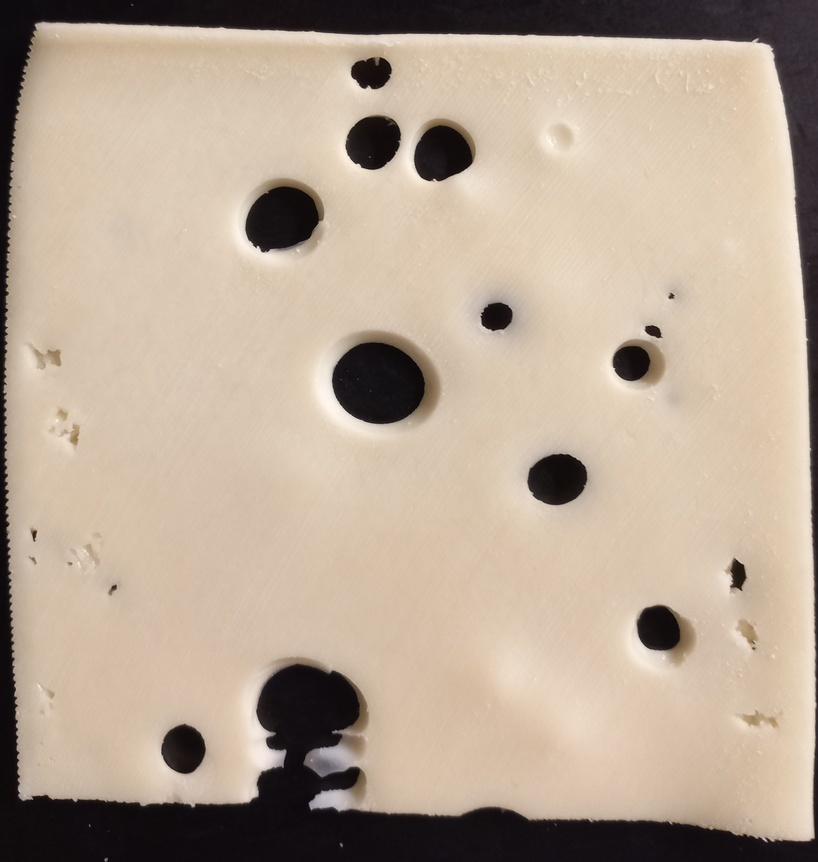
#> input picture 20221115_022257.jpg, 818 x 862 px, shrunk from 2703 x 2849 before the run
$ jupyter execute --allow-errors Untitled.ipynb
#> lines starting #> are read from the running program, lines starting #| are printed output that depends on the picture
[cell 1]
import numpy as np
import cv2 as cv
from matplotlib import pyplot as plt

from __future__ import print_function
import argparse

max_lowThreshold = 100
window_name = 'Edge Map'
title_trackbar = 'Min Threshold:'
ratio = 3
kernel_size = 3

[cell 2]
img = cv.imread('20221115_022257.jpg',0)
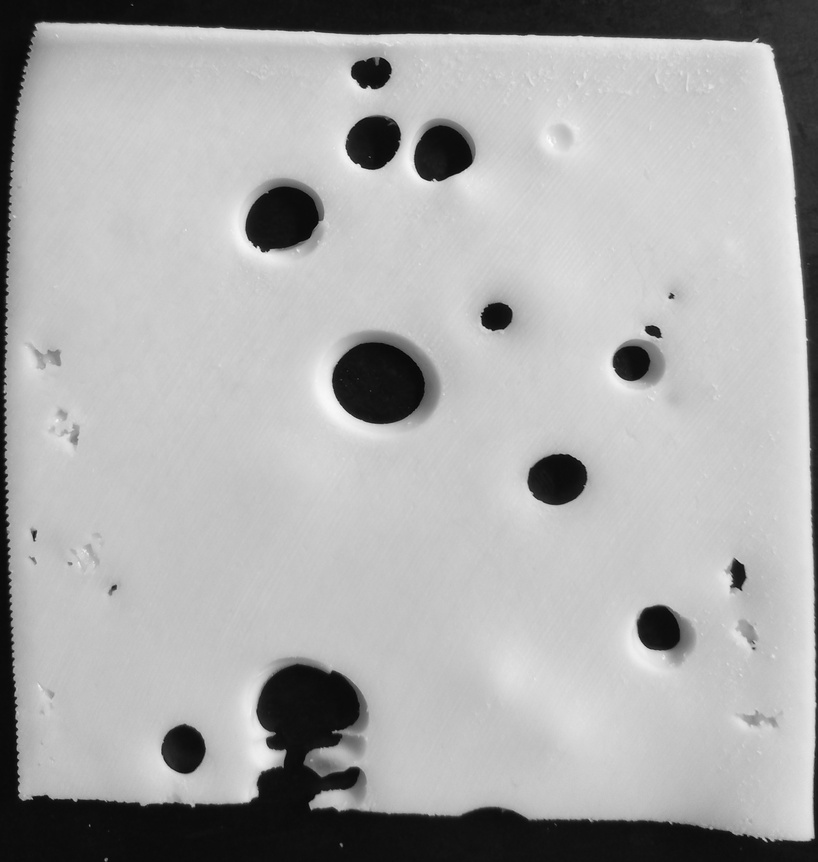
#> img: shape (862, 818); min 2, max 254, mean 169.8
edges = cv.Canny(img,10,70,10)
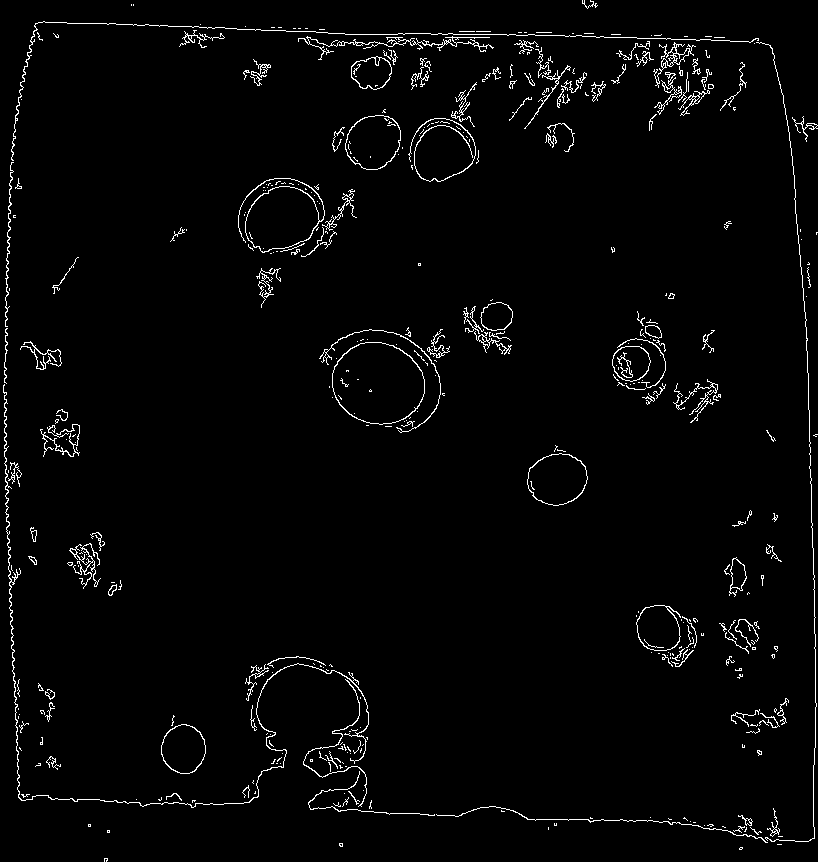
#> edges: shape (862, 818); 2.4% white in thin lines or dots

[cell 3]
plt.figure(figsize=(10, 10))
plt.subplot(121),plt.imshow(img,cmap = 'gray')
plt.title('Original Image'), plt.xticks([]), plt.yticks([])
plt.subplot(122),plt.imshow(edges,cmap = 'gray')
plt.title('Edge Image'), plt.xticks([]), plt.yticks([])
plt.show()
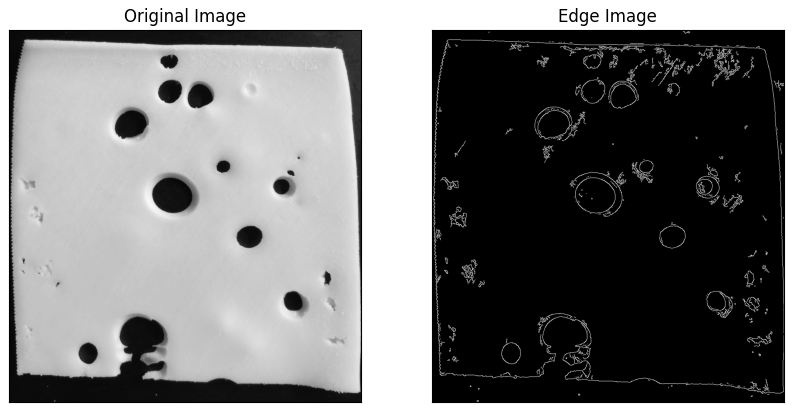
#> figure drawn by matplotlib, 2 panels

$ run again, with 20221115_021910.jpg copied over 20221115_022257.jpg
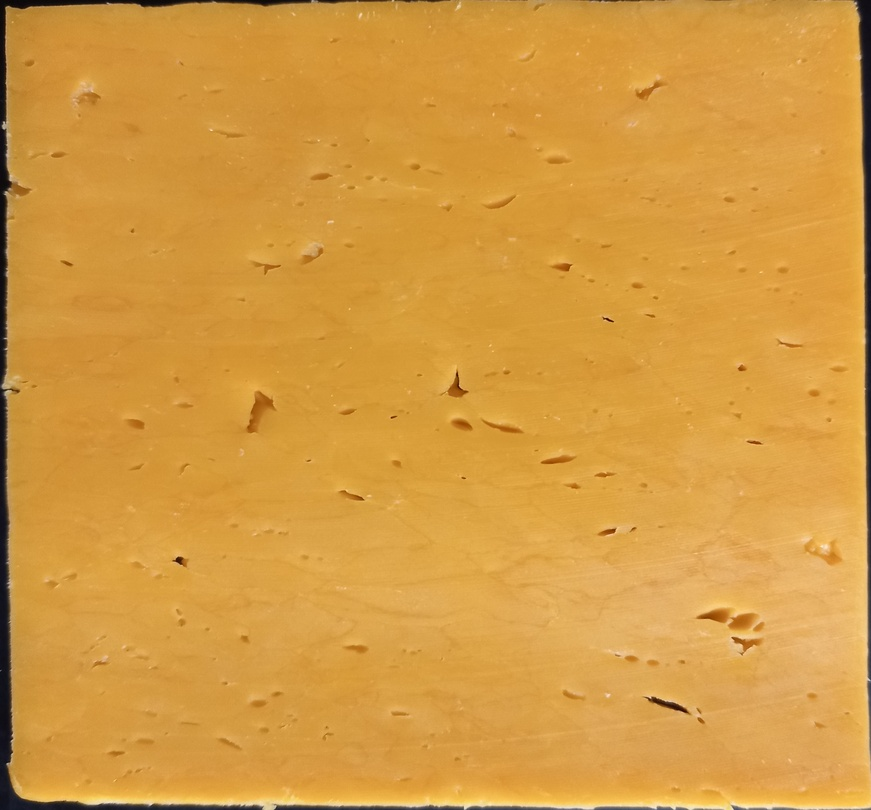
#> input picture 20221115_021910.jpg, 871 x 810 px, shrunk from 2970 x 2765 before the run
#> `edges = cv.Canny(img,10,70,10)`:
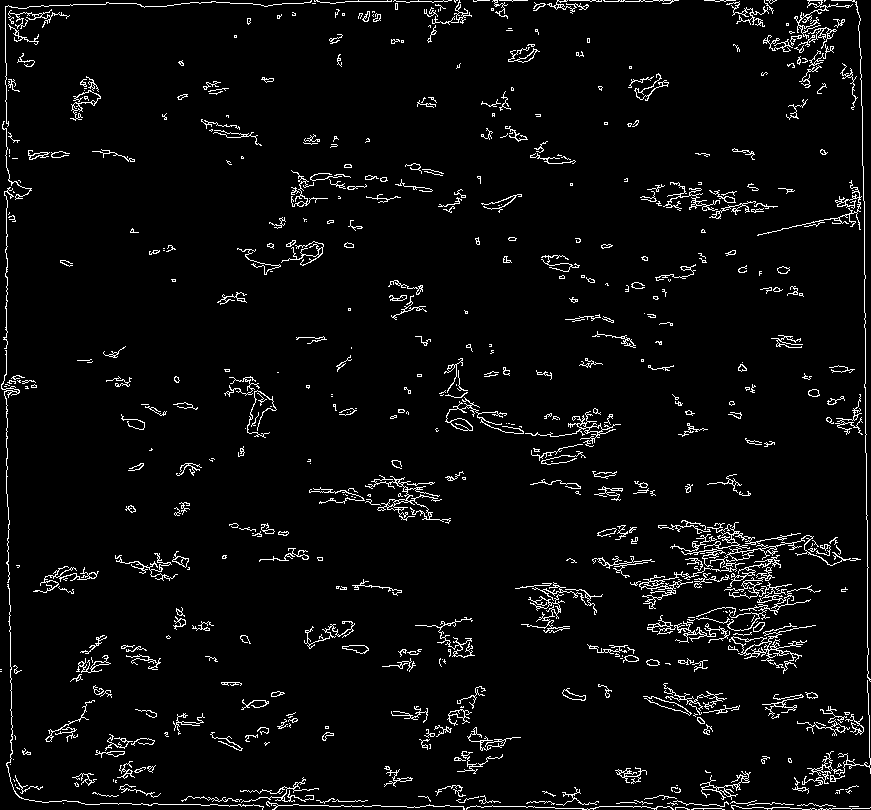
#> edges: shape (810, 871); 4.3% white in thin lines or dots
#> `plt.show()`:
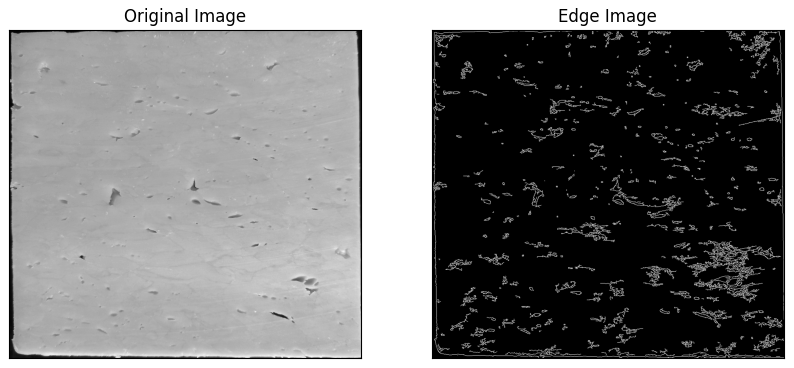
#> figure drawn by matplotlib, 2 panels
